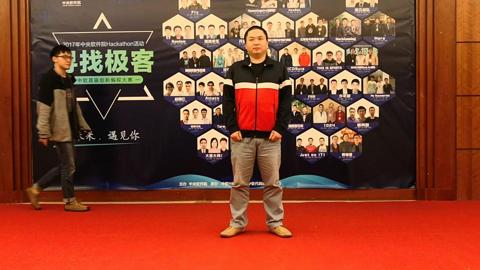
%> input picture inpaintData/video_22/vd_22_091.jpg, 480 x 270 px
$ octave video2seq_vd_22.m   (GNU Octave 9; MATLAB toolbox functions it lacks are replaced by stand-ins)
%> lines starting %> are read from the running program, lines starting %| are printed output that depends on the picture
clc;clear;

seq_num         = 22;
frame_interval  = 10;
start_frame     = 91;
end_frame       = 196;

% % 读取image 序列
% firstObj    = VideoReader(['../video_' num2str(seq_num) '/vd_22.mp4']);

% frames_num  = firstObj.NumberOfFrames;
for i = start_frame:frame_interval:end_frame
    if i < 10
        img_name = ['/vd_' num2str(seq_num) '_00' num2str(i)];
    else if i < 100
            img_name = ['/vd_' num2str(seq_num) '_0' num2str(i)];
        else
            img_name = ['/vd_' num2str(seq_num) '_' num2str(i)];
        end
    end
%     img = read(firstObj, i);
    img = imread(['../video_' num2str(seq_num) '/rgb' img_name '.jpg']);
%> img is the input picture: size 270x480x3 uint8; mean R, G, B 136.2, 66.4, 44.4
    img = imresize(img(:, :, :), 0.5);
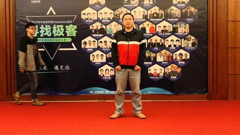
%> img: size 135x240x3 uint8; mean R, G, B 136.1, 66.4, 44.4
%     imwrite(img, ['../video_' num2str(seq_num) '/rgb' img_name '.jpg']);
%     %img = permute(img,[2 1 3]);
    imwrite(img, ['../video_' num2str(seq_num) '/' img_name '.jpg']);
    imwrite(img(:,:,1), ['../video_' num2str(seq_num) '/ch_1' img_name '.bmp']);
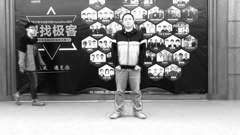
%> saved as vd_22_091.bmp: size 135x240 uint8; min 0, max 255, mean 136.1
    imwrite(img(:,:,2), ['../video_' num2str(seq_num) '/ch_2' img_name '.bmp']);
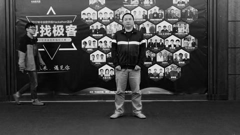
%> saved as vd_22_091.bmp: size 135x240 uint8; min 0, max 243, mean 66.4
    imwrite(img(:,:,3), ['../video_' num2str(seq_num) '/ch_3' img_name '.bmp']);
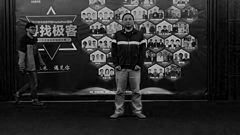
%> saved as vd_22_091.bmp: size 135x240 uint8; min 0, max 215, mean 44.4

end
%> pass 2 of the loop `for i = start_frame:frame_interval:end_frame`:
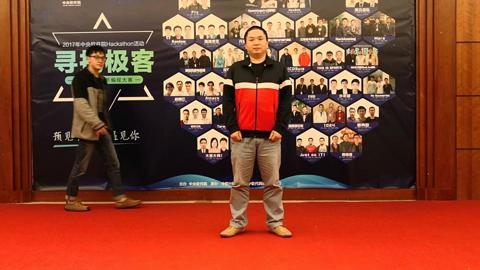
%> input picture inpaintData/video_22/vd_22_101.jpg, 480 x 270 px
%> img is the input picture: size 270x480x3 uint8; mean R, G, B 136, 66.3, 44.4
%> img: size 135x240x3 uint8
%> `imwrite(img(:,:,2), ['../video_' num2str(seq_num) '/ch_2' img_name '.b..`:
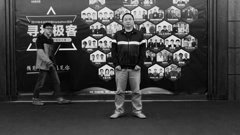
%> saved as vd_22_101.bmp: size 135x240 uint8; min 0, max 247, mean 66.3
%> `imwrite(img(:,:,3), ['../video_' num2str(seq_num) '/ch_3' img_name '.b..`:
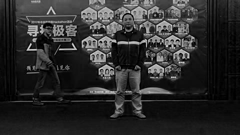
%> saved as vd_22_101.bmp: size 135x240 uint8; min 0, max 216, mean 44.4
%> (the run ends here)
